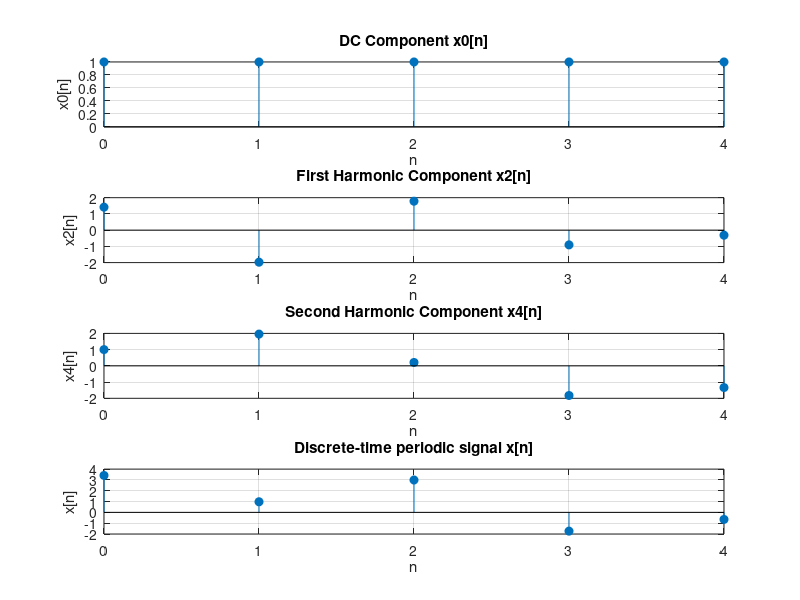

Recreate this plot in MATLAB.
% Given Fourier coefficients
a0 = 1;
a2 = exp(1j * pi / 4);
a_neg2 = conj(a2);
a4 = exp(1j * pi / 3);
a_neg4 = conj(a4);
% Fundamental period
N = 5;
% Time indices for one period
n = 0:N-1;
% Compute each component separately
x0 = a0 * ones(size(n));
x2 = a2 * exp(1j * 2 * pi * 2 / N * n) + a_neg2 * exp(-1j * 2 * pi * 2 / N * n);
x4 = a4 * exp(1j * 2 * pi * 4 / N * n) + a_neg4 * exp(-1j * 2 * pi * 4 / N * n);

% Sum all components to get the final signal x[n]
x = x0 + x2 + x4;

% Plot the components and the final signal using subplot
figure;

subplot(4, 1, 1);
stem(n, real(x0), 'filled');
xlabel('n');
ylabel('x0[n]');
title('DC Component x0[n]');
grid on;

subplot(4, 1, 2);
stem(n, real(x2), 'filled');
xlabel('n');
ylabel('x2[n]');
title('First Harmonic Component x2[n]');
grid on;

subplot(4, 1, 3);
stem(n, real(x4), 'filled');
xlabel('n');
ylabel('x4[n]');
title('Second Harmonic Component x4[n]');
grid on;

subplot(4, 1, 4);
stem(n, real(x), 'filled');
xlabel('n');
ylabel('x[n]');
title('Discrete-time periodic signal x[n]');
grid on;
